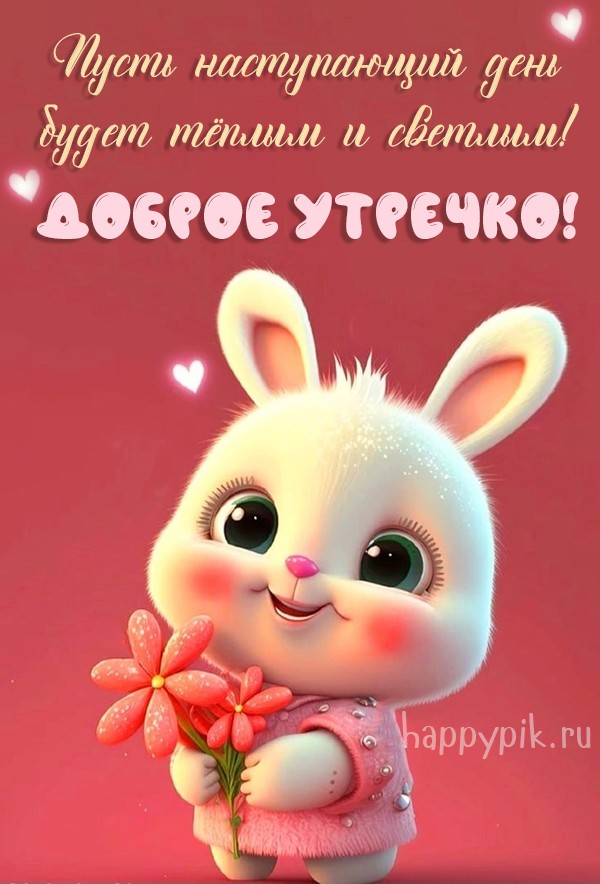
#> input picture milkart.jpg, 600 x 884 px
$ python main.py
#> lines starting #> are read from the running program, lines starting #| are printed output that depends on the picture
import cv2

img = cv2.imread ('milkart.jpg')
#> img is the input picture: shape (884, 600, 3); mean B, G, R 104.3, 106.7, 200.3

print(img)
#> (printed output is left out)


img = cv2.resize(img, (500, 500))
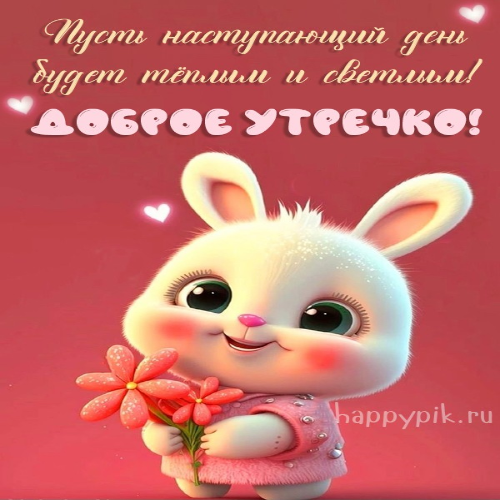
#> img: shape (500, 500, 3); mean B, G, R 104.2, 106.6, 200.2

print(img.shape)
#| (500, 500, 3)

cv2.imshow('Result', img)

cv2.waitKey(0)

$ run again, with face.jpg copied over milkart.jpg
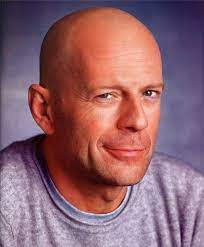
#> input picture face.jpg, 204 x 247 px
#> img is the input picture: shape (247, 204, 3); mean B, G, R 110.5, 100, 143.1
#> (printed output is left out)
#> `img = cv2.resize(img, (500, 500))`:
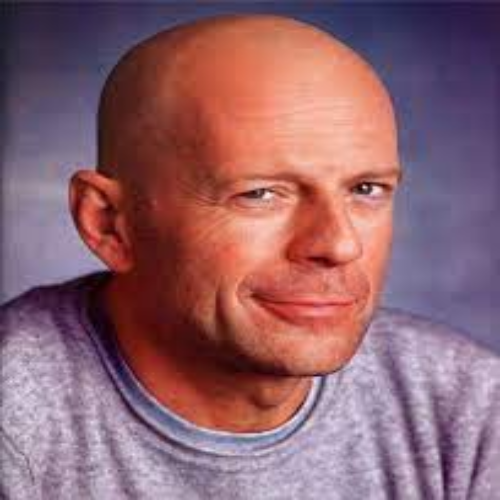
#> img: shape (500, 500, 3); mean B, G, R 110.4, 99.9, 143
#| (500, 500, 3)
